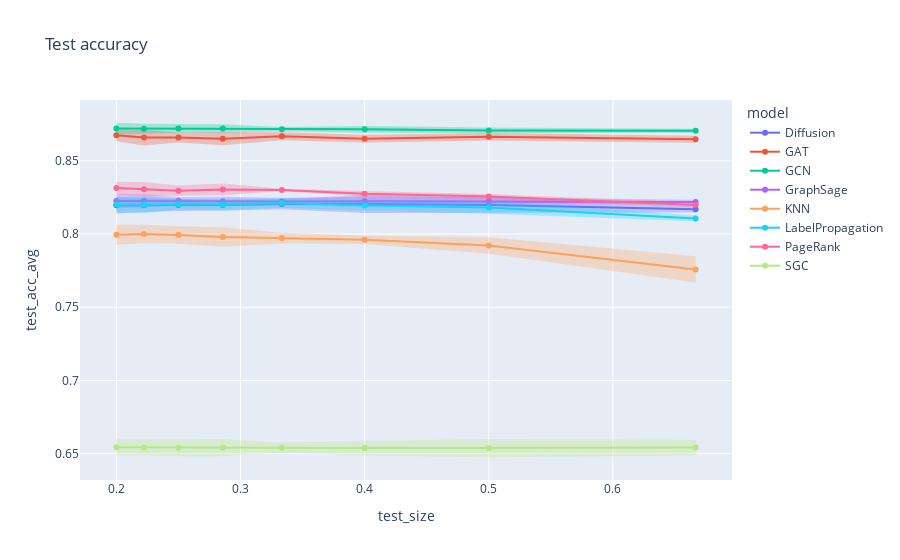

Notebook code cell kept with this figure:
### Markdown cell above
### PubMed

### Code cell
# Test split
for error_y_mode in {'band'}:
    fig = line(
        data_frame = grouped[grouped['dataset']=='pubmed'],
        x = 'test_size',
        y = 'test_acc_avg',
        error_y = 'test_acc_std',
        error_y_mode = error_y_mode,
        color = 'model',
        title = f'Test accuracy',
        markers = '.',
    )
    fig.show()

### Figure 1 — Plotly figure (JSON) as saved in the notebook; plotly's stock layout.template omitted (floating-point values rounded to 4 significant figures)
{"data": [{"fill": "toself", "fillcolor": "rgba(99,110,250,.3)", "hoverinfo": "skip", "legendgroup": "Diffusion", "line": {"color": "rgba(255,255,255,0)"}, "showlegend": false, "type": "scatter", "x": [0.6667, 0.5, 0.4, 0.3333, 0.2857, 0.25, 0.2222, 0.2, 0.2, 0.2222, 0.25, 0.2857, 0.3333, 0.4, 0.5, 0.6667], "xaxis": "x", "y": [0.8192, 0.825, 0.8266, 0.8239, 0.8235, 0.8239, 0.8244, 0.8251, 0.814, 0.815, 0.8157, 0.8161, 0.817, 0.8144, 0.8145, 0.8146], "yaxis": "y"}, {"hovertemplate": "model=Diffusion<br>test_size=%{x}<br>test_acc_avg=%{y}<extra></extra>", "legendgroup": "Diffusion", "line": {"color": "#636efa", "dash": "solid"}, "marker": {"symbol": "circle"}, "mode": "markers+lines", "name": "Diffusion", "orientation": "v", "showlegend": true, "type": "scatter", "x": [0.6667, 0.5, 0.4, 0.3333, 0.2857, 0.25, 0.2222, 0.2], "xaxis": "x", "y": [0.8169, 0.8197, 0.8205, 0.8204, 0.8198, 0.8198, 0.8197, 0.8196], "yaxis": "y"}, {"fill": "toself", "fillcolor": "rgba(239,85,59,.3)", "hoverinfo": "skip", "legendgroup": "GAT", "line": {"color": "rgba(255,255,255,0)"}, "showlegend": false, "type": "scatter", "x": [0.6667, 0.5, 0.4, 0.3333, 0.2857, 0.25, 0.2222, 0.2, 0.2, 0.2222, 0.25, 0.2857, 0.3333, 0.4, 0.5, 0.6667], "xaxis": "x", "y": [0.867, 0.8691, 0.8677, 0.8695, 0.8696, 0.8692, 0.8712, 0.8714, 0.8634, 0.8605, 0.8625, 0.8606, 0.864, 0.8625, 0.8639, 0.8624], "yaxis": "y"}, {"hovertemplate": "model=GAT<br>test_size=%{x}<br>test_acc_avg=%{y}<extra></extra>", "legendgroup": "GAT", "line": {"color": "#EF553B", "dash": "solid"}, "marker": {"symbol": "circle"}, "mode": "markers+lines", "name": "GAT", "orientation": "v", "showlegend": true, "type": "scatter", "x": [0.6667, 0.5, 0.4, 0.3333, 0.2857, 0.25, 0.2222, 0.2], "xaxis": "x", "y": [0.8647, 0.8665, 0.8651, 0.8667, 0.8651, 0.8659, 0.8659, 0.8674], "yaxis": "y"}, {"fill": "toself", "fillcolor": "rgba(0,204,150,.3)", "hoverinfo": "skip", "legendgroup": "GCN", "line": {"color": "rgba(255,255,255,0)"}, "showlegend": false, "type": "scatter", "x": [0.6667, 0.5, 0.4, 0.3333, 0.2857, 0.25, 0.2222, 0.2, 0.2, 0.2222, 0.25, 0.2857, 0.3333, 0.4, 0.5, 0.6667], "xaxis": "x", "y": [0.8718, 0.8727, 0.8738, 0.873, 0.8749, 0.8749, 0.8752, 0.876, 0.868, 0.8684, 0.8692, 0.8691, 0.8701, 0.8692, 0.8688, 0.8691], "yaxis": "y"}, {"hovertemplate": "model=GCN<br>test_size=%{x}<br>test_acc_avg=%{y}<extra></extra>", "legendgroup": "GCN", "line": {"color": "#00cc96", "dash": "solid"}, "marker": {"symbol": "circle"}, "mode": "markers+lines", "name": "GCN", "orientation": "v", "showlegend": true, "type": "scatter", "x": [0.6667, 0.5, 0.4, 0.3333, 0.2857, 0.25, 0.2222, 0.2], "xaxis": "x", "y": [0.8705, 0.8707, 0.8715, 0.8715, 0.872, 0.8721, 0.8718, 0.872], "yaxis": "y"}, {"fill": "toself", "fillcolor": "rgba(171,99,250,.3)", "hoverinfo": "skip", "legendgroup": "GraphSage", "line": {"color": "rgba(255,255,255,0)"}, "showlegend": false, "type": "scatter", "x": [0.6667, 0.5, 0.4, 0.3333, 0.2857, 0.25, 0.2222, 0.2, 0.2, 0.2222, 0.25, 0.2857, 0.3333, 0.4, 0.5, 0.6667], "xaxis": "x", "y": [0.8234, 0.8251, 0.8255, 0.8248, 0.8254, 0.8253, 0.8272, 0.8275, 0.8174, 0.8181, 0.8202, 0.8193, 0.8197, 0.8193, 0.82, 0.8204], "yaxis": "y"}, {"hovertemplate": "model=GraphSage<br>test_size=%{x}<br>test_acc_avg=%{y}<extra></extra>", "legendgroup": "GraphSage", "line": {"color": "#ab63fa", "dash": "solid"}, "marker": {"symbol": "circle"}, "mode": "markers+lines", "name": "GraphSage", "orientation": "v", "showlegend": true, "type": "scatter", "x": [0.6667, 0.5, 0.4, 0.3333, 0.2857, 0.25, 0.2222, 0.2], "xaxis": "x", "y": [0.8219, 0.8225, 0.8224, 0.8222, 0.8223, 0.8228, 0.8226, 0.8225], "yaxis": "y"}, {"fill": "toself", "fillcolor": "rgba(255,161,90,.3)", "hoverinfo": "skip", "legendgroup": "KNN", "line": {"color": "rgba(255,255,255,0)"}, "showlegend": false, "type": "scatter", "x": [0.6667, 0.5, 0.4, 0.3333, 0.2857, 0.25, 0.2222, 0.2, 0.2, 0.2222, 0.25, 0.2857, 0.3333, 0.4, 0.5, 0.6667], "xaxis": "x", "y": [0.7848, 0.7978, 0.7989, 0.8009, 0.8047, 0.8052, 0.8063, 0.8064, 0.7927, 0.7936, 0.7933, 0.7912, 0.7935, 0.7931, 0.7865, 0.7669], "yaxis": "y"}, {"hovertemplate": "model=KNN<br>test_size=%{x}<br>test_acc_avg=%{y}<extra></extra>", "legendgroup": "KNN", "line": {"color": "#FFA15A", "dash": "solid"}, "marker": {"symbol": "circle"}, "mode": "markers+lines", "name": "KNN", "orientation": "v", "showlegend": true, "type": "scatter", "x": [0.6667, 0.5, 0.4, 0.3333, 0.2857, 0.25, 0.2222, 0.2], "xaxis": "x", "y": [0.7758, 0.7921, 0.796, 0.7972, 0.7979, 0.7993, 0.8, 0.7995], "yaxis": "y"}, {"fill": "toself", "fillcolor": "rgba(25,211,243,.3)", "hoverinfo": "skip", "legendgroup": "LabelPropagation", "line": {"color": "rgba(255,255,255,0)"}, "showlegend": false, "type": "scatter", "x": [0.6667, 0.5, 0.4, 0.3333, 0.2857, 0.25, 0.2222, 0.2, 0.2, 0.2222, 0.25, 0.2857, 0.3333, 0.4, 0.5, 0.6667], "xaxis": "x", "y": [0.8126, 0.8225, 0.823, 0.8244, 0.8243, 0.824, 0.8258, 0.8255, 0.8148, 0.8141, 0.8167, 0.816, 0.818, 0.8159, 0.8138, 0.8087], "yaxis": "y"}, {"hovertemplate": "model=LabelPropagation<br>test_size=%{x}<br>test_acc_avg=%{y}<extra></extra>", "legendgroup": "LabelPropagation", "line": {"color": "#19d3f3", "dash": "solid"}, "marker": {"symbol": "circle"}, "mode": "markers+lines", "name": "LabelPropagation", "orientation": "v", "showlegend": true, "type": "scatter", "x": [0.6667, 0.5, 0.4, 0.3333, 0.2857, 0.25, 0.2222, 0.2], "xaxis": "x", "y": [0.8106, 0.8182, 0.8194, 0.8212, 0.8202, 0.8204, 0.82, 0.8202], "yaxis": "y"}, {"fill": "toself", "fillcolor": "rgba(255,102,146,.3)", "hoverinfo": "skip", "legendgroup": "PageRank", "line": {"color": "rgba(255,255,255,0)"}, "showlegend": false, "type": "scatter", "x": [0.6667, 0.5, 0.4, 0.3333, 0.2857, 0.25, 0.2222, 0.2, 0.2, 0.2222, 0.25, 0.2857, 0.3333, 0.4, 0.5, 0.6667], "xaxis": "x", "y": [0.8215, 0.8273, 0.8294, 0.8308, 0.8345, 0.8332, 0.8355, 0.8357, 0.827, 0.8258, 0.8261, 0.8265, 0.8294, 0.8254, 0.8239, 0.8182], "yaxis": "y"}, {"hovertemplate": "model=PageRank<br>test_size=%{x}<br>test_acc_avg=%{y}<extra></extra>", "legendgroup": "PageRank", "line": {"color": "#FF6692", "dash": "solid"}, "marker": {"symbol": "circle"}, "mode": "markers+lines", "name": "PageRank", "orientation": "v", "showlegend": true, "type": "scatter", "x": [0.6667, 0.5, 0.4, 0.3333, 0.2857, 0.25, 0.2222, 0.2], "xaxis": "x", "y": [0.8199, 0.8256, 0.8274, 0.8301, 0.8305, 0.8296, 0.8306, 0.8314], "yaxis": "y"}, {"fill": "toself", "fillcolor": "rgba(182,232,128,.3)", "hoverinfo": "skip", "legendgroup": "SGC", "line": {"color": "rgba(255,255,255,0)"}, "showlegend": false, "type": "scatter", "x": [0.6667, 0.5, 0.4, 0.3333, 0.2857, 0.25, 0.2222, 0.2, 0.2, 0.2222, 0.25, 0.2857, 0.3333, 0.4, 0.5, 0.6667], "xaxis": "x", "y": [0.6595, 0.66, 0.6589, 0.6574, 0.66, 0.6598, 0.6597, 0.6601, 0.6486, 0.6489, 0.6482, 0.6483, 0.6506, 0.6488, 0.6476, 0.6487], "yaxis": "y"}, {"hovertemplate": "model=SGC<br>test_size=%{x}<br>test_acc_avg=%{y}<extra></extra>", "legendgroup": "SGC", "line": {"color": "#B6E880", "dash": "solid"}, "marker": {"symbol": "circle"}, "mode": "markers+lines", "name": "SGC", "orientation": "v", "showlegend": true, "type": "scatter", "x": [0.6667, 0.5, 0.4, 0.3333, 0.2857, 0.25, 0.2222, 0.2], "xaxis": "x", "y": [0.6541, 0.6538, 0.6538, 0.654, 0.6542, 0.654, 0.6543, 0.6543], "yaxis": "y"}], "layout": {"legend": {"title": {"text": "model"}, "tracegroupgap": 0}, "title": {"text": "Test accuracy"}, "xaxis": {"anchor": "y", "domain": [0, 1], "title": {"text": "test_size"}}, "yaxis": {"anchor": "x", "domain": [0, 1], "title": {"text": "test_acc_avg"}}}}
